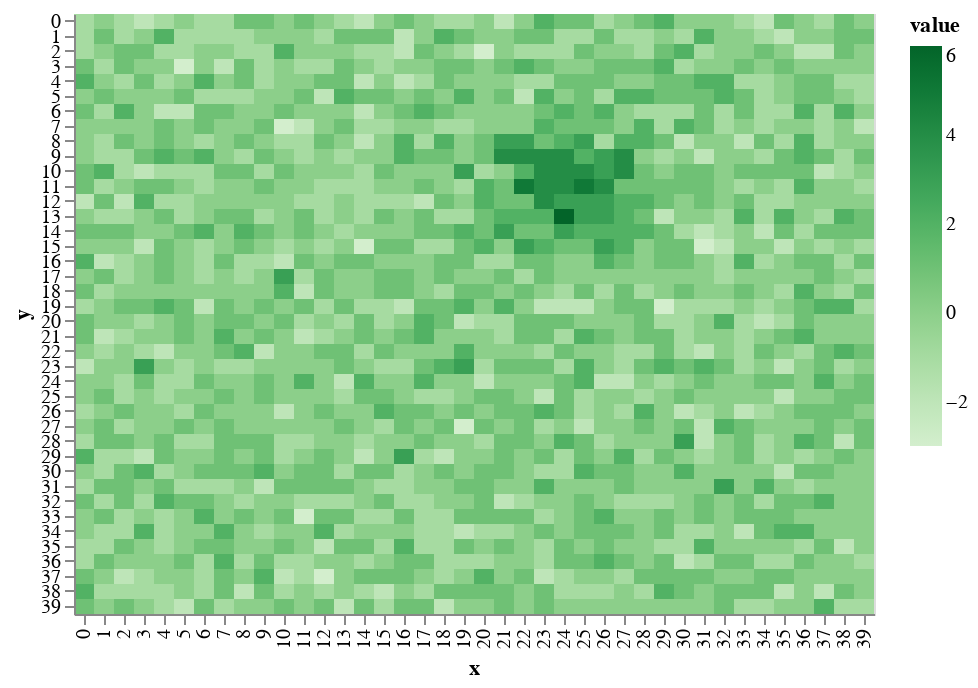

The code cell stored with this chart in its notebook:
### Markdown cell above
This makes a much more _natural_ looking mountain.

### Code cell
world.add_mountain(mdf)
draw.drawTerrainHeight(world.grid_elevation)

### Figure 1 — Vega-Lite specification as saved in the notebook (floating-point values rounded to 4 significant figures; data arrays with more than 128 entries replaced by an {"elided": "..."} marker saying what was removed)
{"$schema": "https://vega.github.io/schema/vega-lite/v2.6.0.json", "config": {"view": {"height": 300, "width": 400}}, "data": {"name": "data-35fc6a26a06db8c53b2d31a39ba59730"}, "datasets": {"data-35fc6a26a06db8c53b2d31a39ba59730": {"elided": "1600 records"}}, "encoding": {"color": {"field": "value", "scale": {"scheme": "greens"}, "type": "quantitative"}, "x": {"field": "x", "type": "ordinal"}, "y": {"field": "y", "type": "ordinal"}}, "mark": "rect"}
